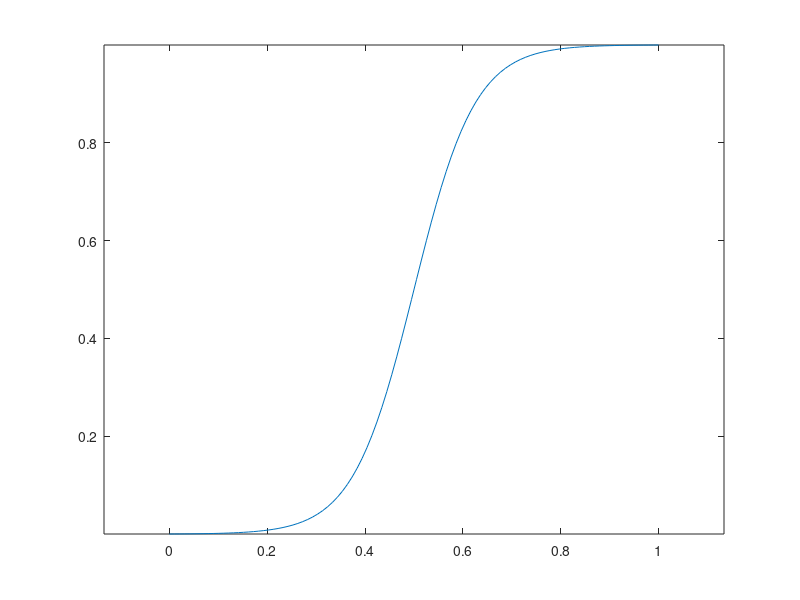

This chart was generated by the following MATLAB code: (Note: this script raises an error after producing the figure.)
%% contrast test
figure; 
x = linspace(0,1,100)
% y = .95*(tanh(4*(x-.6))+1)/2;    plot(x,y); axis equal; xline(0); xline(1); ylim([0,1]); 
y = (tanh(8*(x-.5))+1)/2;    plot(x,y); axis equal; xline(0); xline(1); ylim([0,1]); 

%% RFF sigma
sigma = 2
Tperiod = 3
dim=2
tdiv=4
K0 = randn(100,1)*2*pi*sigma/sqrt(dim)/2/tdiv
Tcycles = round(K0 * Tperiod / (2*pi))
figure; hist(Tcycles)

%% try 3d volume render ala matlab. yuck it's pretty awful. forget this. well, rbfs and levelsets might be good though
clear all;
N=5000;
X = rand(N,3);
[V,F] = icosphere(2);
FF = repmat(F,1,1,N) + (reshape(1:N,1,1,N)-1)*size(V,1);
VV = .05*repmat(V,1,1,N) + reshape(X',1,3,N);
Vp = reshape(permute(VV,[1 3 2]),[],3);
Fp = reshape(permute(FF,[1 3 2]),[],3);
close all; figure; hold all; axis equal; axis off; set(gcf,'color','w'); rotate3d on;
ptc = patch('faces',Fp,'vertices',Vp,'facecolor','g','facealpha',.01,'edgecolor','none')
ptc.FaceAlpha = .0275;
ptc.FaceAlpha = .1;
ptc.FaceLighting = 'gouraud';
ptc.AmbientStrength = 0.5;
ptc.DiffuseStrength = 0.99;
ptc.SpecularStrength = 1;
ptc.SpecularExponent = 20;
% ptc.BackFaceLighting = 'unlit';
view(0,75)
ptc.FaceVertexCData = repmat([0 .447 .741],size(Vp,1),1)
% shading interp
lightangle(-45,30)



s = scatter3(X(:,1),X(:,2),X(:,3),10,'filled')
% s.MarkerFaceAlpha = 'flat'
s.MarkerFaceAlpha = .1
s.AlphaData = repmat(100,N,1) %+ .0001*randn(N,1);
s.SizeData=200
s.CData = [0 .447 .741]
% s.AlphaDataMapping = 'direct'
% s.AlphaDataMapping = 'scaled'
s.AlphaDataMapping = 'none'

%% signed curl test
close all; clear all;
v = @(x,y) [-y x]*3*pi/2;
N = 100;
dt = .001;
xx = linspace(-1,1,10);
[X,Y] = meshgrid(xx,xx);
xx = X(:); yy = Y(:);
vxxyy = v(xx,yy);
figure; hold all; axis equal;
quiver(xx,yy,vxxyy(:,1),vxxyy(:,2))

tN = 100; dt = 1/tN;
s = [0,1];
for i=1:tN
    vs = v(s(1),s(2))
    s = s + vs*dt
    scatter(s(1),s(2),'r'); drawnow;
end

%% optimal transport between oriented rectangles
close all; clear all;
figure; axis equal; hold all; 
Area = 1; a = sqrt(Area); N = 20;
maxLfacter = 2;
ls = linspace(a,maxLfacter*a,N); % lengths
c1 = [1,0,0];c2 = [0,0,1];ctv = linspace(0,1,N)
for lind=1:N
    ct = (1-ctv(lind))*c1+c2*ctv(lind)
    l = ls(lind);
    w=Area/l;

    t = linspace(0,1,51);
    lt = l*(1-t)+t*a;
    wt = w*(1-t)+t*a;
    at = lt.*wt;
    plot(t,at,'color',ct)
end
legend(split(num2str(ls)))

%% plot areas obtained from neural traj with and w/o area preservation
a1=load('results/areas1.txt')
a2=load('results/areas2.txt')
ts = linspace(0,1,numel(a1));
f1 = figure; hold all; set(gcf,'color','w')
f1.Position= [1620.2        395.4       1034.4        327.2];
perc_increase_1 = 100*(a1/a1(1)-1);
perc_increase_2 = 100*(a2/a2(1)-1);
plot(ts,perc_increase_1,'linewidth',5)
plot(ts,perc_increase_2,'linewidth',5)
xlabel('Time(s)')
ylabel('% Area Increase')
yline(max(perc_increase_1))
yline(max(perc_increase_2))

cs = [.3 .5 1];
ct = [.2 1 .2];
ti = linspace(0,1,(numel(perc_increase_1)-1))'
colors = (1-ti).*cs + ct.*ti;
for i=1:(numel(perc_increase_1)-1)
    plot(ts(i:i+1),perc_increase_1(i:i+1),'color',.8*colors(i,:),'linewidth',5)
    plot(ts(i:i+1),perc_increase_2(i:i+1),'color',.8*colors(i,:),'linewidth',5)
end
ylim([0 45])
xticks([0,.2,.4,.6,.8,1])
yticks([0 6.3 20 40 42.7])

exportgraphics(f1, 'figures/areas.pdf');

%% sigmac to sigma
5/sqrt(2)*pi




